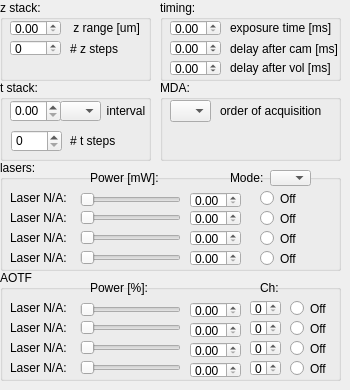
    <widget class="QWidget" name="generalPara">
     <attribute name="title">
      <string>general</string>
     </attribute>
     <widget class="QGroupBox" name="gb_zStack">
      <property name="geometry">
       <rect>
        <x>0</x>
        <y>0</y>
        <width>151</width>
        <height>81</height>
       </rect>
      </property>
      <property name="title">
       <string>z stack:</string>
      </property>
      <widget class="QLabel" name="la_zSteps">
       <property name="geometry">
        <rect>
         <x>70</x>
         <y>41</y>
         <width>71</width>
         <height>16</height>
        </rect>
       </property>
       <property name="text">
        <string># z steps</string>
       </property>
      </widget>
      <widget class="QLabel" name="la_zRange">
       <property name="geometry">
        <rect>
         <x>70</x>
         <y>20</y>
         <width>71</width>
         <height>16</height>
        </rect>
       </property>
       <property name="text">
        <string> z range [um]</string>
       </property>
      </widget>
      <widget class="QDoubleSpinBox" name="dsb_zRange">
       <property name="geometry">
        <rect>
         <x>10</x>
         <y>20</y>
         <width>51</width>
         <height>16</height>
        </rect>
       </property>
       <property name="keyboardTracking">
        <bool>false</bool>
       </property>
       <property name="maximum">
        <double>5000.000000000000000</double>
       </property>
       <property name="singleStep">
        <double>0.100000000000000</double>
       </property>
      </widget>
      <widget class="QSpinBox" name="sb_zSteps">
       <property name="geometry">
        <rect>
         <x>10</x>
         <y>40</y>
         <width>51</width>
         <height>16</height>
        </rect>
       </property>
       <property name="keyboardTracking">
        <bool>false</bool>
       </property>
       <property name="maximum">
        <number>5000</number>
       </property>
      </widget>
     </widget>
     <widget class="QGroupBox" name="gb_timing">
      <property name="geometry">
       <rect>
        <x>160</x>
        <y>0</y>
        <width>181</width>
        <height>81</height>
       </rect>
      </property>
      <property name="title">
       <string>timing:</string>
      </property>
      <widget class="QLabel" name="la_extDelay">
       <property name="geometry">
        <rect>
         <x>70</x>
         <y>41</y>
         <width>111</width>
         <height>16</height>
        </rect>
       </property>
       <property name="text">
        <string>delay after cam [ms]</string>
       </property>
      </widget>
      <widget class="QLabel" name="la_expTime">
       <property name="geometry">
        <rect>
         <x>70</x>
         <y>20</y>
         <width>101</width>
         <height>16</height>
        </rect>
       </property>
       <property name="text">
        <string>exposure time [ms]</string>
       </property>
      </widget>
      <widget class="QDoubleSpinBox" name="dsb_expTime">
       <property name="geometry">
        <rect>
         <x>10</x>
         <y>20</y>
         <width>51</width>
         <height>16</height>
        </rect>
       </property>
       <property name="keyboardTracking">
        <bool>false</bool>
       </property>
       <property name="maximum">
        <double>5000.000000000000000</double>
       </property>
       <property name="singleStep">
        <double>0.100000000000000</double>
       </property>
       <property name="value">
        <double>0.000000000000000</double>
       </property>
      </widget>
      <widget class="QDoubleSpinBox" name="dsb_extDelay">
       <property name="geometry">
        <rect>
         <x>10</x>
         <y>40</y>
         <width>51</width>
         <height>16</height>
        </rect>
       </property>
       <property name="keyboardTracking">
        <bool>false</bool>
       </property>
       <property name="minimum">
        <double>-5000.000000000000000</double>
       </property>
       <property name="maximum">
        <double>5000.000000000000000</double>
       </property>
       <property name="singleStep">
        <double>0.100000000000000</double>
       </property>
       <property name="value">
        <double>0.000000000000000</double>
       </property>
      </widget>
      <widget class="QLabel" name="la_delay">
       <property name="geometry">
        <rect>
         <x>70</x>
         <y>60</y>
         <width>101</width>
         <height>16</height>
        </rect>
       </property>
       <property name="text">
        <string>delay after vol [ms]</string>
       </property>
      </widget>
      <widget class="QDoubleSpinBox" name="dsb_del">
       <property name="geometry">
        <rect>
         <x>10</x>
         <y>60</y>
         <width>51</width>
         <height>16</height>
        </rect>
       </property>
       <property name="keyboardTracking">
        <bool>false</bool>
       </property>
       <property name="minimum">
        <double>-5000.000000000000000</double>
       </property>
       <property name="maximum">
        <double>5000.000000000000000</double>
       </property>
       <property name="singleStep">
        <double>0.100000000000000</double>
       </property>
       <property name="value">
        <double>0.000000000000000</double>
       </property>
      </widget>
     </widget>
     <widget class="QGroupBox" name="gb_lasers">
      <property name="geometry">
       <rect>
        <x>0</x>
        <y>160</y>
        <width>341</width>
        <height>111</height>
       </rect>
      </property>
      <property name="title">
       <string>lasers:</string>
      </property>
      <widget class="QLabel" name="la_laser1">
       <property name="geometry">
        <rect>
         <x>10</x>
         <y>30</y>
         <width>71</width>
         <height>16</height>
        </rect>
       </property>
       <property name="text">
        <string>Laser N/A:</string>
       </property>
      </widget>
      <widget class="QDoubleSpinBox" name="sb_laserPow1">
       <property name="geometry">
        <rect>
         <x>190</x>
         <y>32</y>
         <width>51</width>
         <height>16</height>
        </rect>
       </property>
       <property name="keyboardTracking">
        <bool>false</bool>
       </property>
      </widget>
      <widget class="QSlider" name="hs_laser1">
       <property name="geometry">
        <rect>
         <x>80</x>
         <y>32</y>
         <width>101</width>
         <height>16</height>
        </rect>
       </property>
       <property name="singleStep">
        <number>1</number>
       </property>
       <property name="orientation">
        <enum>Qt::Horizontal</enum>
       </property>
      </widget>
      <widget class="QLabel" name="la_laser2">
       <property name="geometry">
        <rect>
         <x>10</x>
         <y>50</y>
         <width>71</width>
         <height>16</height>
        </rect>
       </property>
       <property name="text">
        <string>Laser N/A:</string>
       </property>
      </widget>
      <widget class="QLabel" name="la_laser3">
       <property name="geometry">
        <rect>
         <x>10</x>
         <y>70</y>
         <width>71</width>
         <height>16</height>
        </rect>
       </property>
       <property name="text">
        <string>Laser N/A:</string>
       </property>
      </widget>
      <widget class="QLabel" name="la_laser4">
       <property name="geometry">
        <rect>
         <x>10</x>
         <y>90</y>
         <width>71</width>
         <height>16</height>
        </rect>
       </property>
       <property name="text">
        <string>Laser N/A:</string>
       </property>
      </widget>
      <widget class="QRadioButton" name="rb_laser1">
       <property name="enabled">
        <bool>true</bool>
       </property>
       <property name="geometry">
        <rect>
         <x>260</x>
         <y>30</y>
         <width>41</width>
         <height>17</height>
        </rect>
       </property>
       <property name="font">
        <font>
         <strikeout>false</strikeout>
        </font>
       </property>
       <property name="text">
        <string>Off</string>
       </property>
       <property name="autoExclusive">
        <bool>false</bool>
       </property>
      </widget>
      <widget class="QLabel" name="la_power">
       <property name="geometry">
        <rect>
         <x>90</x>
         <y>10</y>
         <width>71</width>
         <height>16</height>
        </rect>
       </property>
       <property name="text">
        <string>Power [mW]:</string>
       </property>
      </widget>
      <widget class="QLabel" name="la_mode">
       <property name="geometry">
        <rect>
         <x>230</x>
         <y>10</y>
         <width>41</width>
         <height>16</height>
        </rect>
       </property>
       <property name="text">
        <string>Mode:</string>
       </property>
      </widget>
      <widget class="QComboBox" name="cb_mode_laser">
       <property name="geometry">
        <rect>
         <x>270</x>
         <y>10</y>
         <width>41</width>
         <height>16</height>
        </rect>
       </property>
      </widget>
      <widget class="QSlider" name="hs_laser2">
       <property name="geometry">
        <rect>
         <x>80</x>
         <y>50</y>
         <width>101</width>
         <height>16</height>
        </rect>
       </property>
       <property name="orientation">
        <enum>Qt::Horizontal</enum>
       </property>
      </widget>
      <widget class="QSlider" name="hs_laser3">
       <property name="geometry">
        <rect>
         <x>80</x>
         <y>70</y>
         <width>101</width>
         <height>16</height>
        </rect>
       </property>
       <property name="orientation">
        <enum>Qt::Horizontal</enum>
       </property>
      </widget>
      <widget class="QSlider" name="hs_laser4">
       <property name="geometry">
        <rect>
         <x>80</x>
         <y>90</y>
         <width>101</width>
         <height>16</height>
        </rect>
       </property>
       <property name="orientation">
        <enum>Qt::Horizontal</enum>
       </property>
      </widget>
      <widget class="QDoubleSpinBox" name="sb_laserPow2">
       <property name="geometry">
        <rect>
         <x>190</x>
         <y>50</y>
         <width>51</width>
         <height>16</height>
        </rect>
       </property>
       <property name="keyboardTracking">
        <bool>false</bool>
       </property>
      </widget>
      <widget class="QDoubleSpinBox" name="sb_laserPow3">
       <property name="geometry">
        <rect>
         <x>190</x>
         <y>70</y>
         <width>51</width>
         <height>16</height>
        </rect>
       </property>
       <property name="keyboardTracking">
        <bool>false</bool>
       </property>
      </widget>
      <widget class="QDoubleSpinBox" name="sb_laserPow4">
       <property name="geometry">
        <rect>
         <x>190</x>
         <y>90</y>
         <width>51</width>
         <height>16</height>
        </rect>
       </property>
       <property name="keyboardTracking">
        <bool>false</bool>
       </property>
      </widget>
      <widget class="QRadioButton" name="rb_laser2">
       <property name="geometry">
        <rect>
         <x>260</x>
         <y>50</y>
         <width>41</width>
         <height>17</height>
        </rect>
       </property>
       <property name="text">
        <string>Off</string>
       </property>
       <property name="autoExclusive">
        <bool>false</bool>
       </property>
      </widget>
      <widget class="QRadioButton" name="rb_laser3">
       <property name="geometry">
        <rect>
         <x>260</x>
         <y>70</y>
         <width>41</width>
         <height>17</height>
        </rect>
       </property>
       <property name="text">
        <string>Off</string>
       </property>
       <property name="autoExclusive">
        <bool>false</bool>
       </property>
      </widget>
      <widget class="QRadioButton" name="rb_laser4">
       <property name="geometry">
        <rect>
         <x>260</x>
         <y>90</y>
         <width>41</width>
         <height>17</height>
        </rect>
       </property>
       <property name="text">
        <string>Off</string>
       </property>
       <property name="autoExclusive">
        <bool>false</bool>
       </property>
      </widget>
     </widget>
     <widget class="QGroupBox" name="gb_aotf">
      <property name="geometry">
       <rect>
        <x>0</x>
        <y>270</y>
        <width>341</width>
        <height>111</height>
       </rect>
      </property>
      <property name="title">
       <string>AOTF</string>
      </property>
      <widget class="QLabel" name="la_laserAOTF1">
       <property name="geometry">
        <rect>
         <x>10</x>
         <y>30</y>
         <width>71</width>
         <height>16</height>
        </rect>
       </property>
       <property name="text">
        <string>Laser N/A:</string>
       </property>
      </widget>
      <widget class="QDoubleSpinBox" name="sb_AOTF1">
       <property name="geometry">
        <rect>
         <x>190</x>
         <y>32</y>
         <width>51</width>
         <height>16</height>
        </rect>
       </property>
       <property name="keyboardTracking">
        <bool>false</bool>
       </property>
       <property name="maximum">
        <double>100.000000000000000</double>
       </property>
      </widget>
      <widget class="QSlider" name="hs_AOTF1">
       <property name="geometry">
        <rect>
         <x>80</x>
         <y>32</y>
         <width>101</width>
         <height>16</height>
        </rect>
       </property>
       <property name="maximum">
        <number>10000</number>
       </property>
       <property name="orientation">
        <enum>Qt::Horizontal</enum>
       </property>
      </widget>
      <widget class="QLabel" name="la_laserAOTF2">
       <property name="geometry">
        <rect>
         <x>10</x>
         <y>50</y>
         <width>71</width>
         <height>16</height>
        </rect>
       </property>
       <property name="text">
        <string>Laser N/A:</string>
       </property>
      </widget>
      <widget class="QLabel" name="la_laserAOTF3">
       <property name="geometry">
        <rect>
         <x>10</x>
         <y>70</y>
         <width>71</width>
         <height>16</height>
        </rect>
       </property>
       <property name="text">
        <string>Laser N/A:</string>
       </property>
      </widget>
      <widget class="QLabel" name="la_laserAOTF4">
       <property name="geometry">
        <rect>
         <x>10</x>
         <y>90</y>
         <width>71</width>
         <height>16</height>
        </rect>
       </property>
       <property name="text">
        <string>Laser N/A:</string>
       </property>
      </widget>
      <widget class="QRadioButton" name="rb_AOTF1">
       <property name="geometry">
        <rect>
         <x>290</x>
         <y>30</y>
         <width>41</width>
         <height>17</height>
        </rect>
       </property>
       <property name="text">
        <string>Off</string>
       </property>
      </widget>
      <widget class="QLabel" name="la_AOTFpow">
       <property name="geometry">
        <rect>
         <x>90</x>
         <y>10</y>
         <width>71</width>
         <height>16</height>
        </rect>
       </property>
       <property name="text">
        <string>Power [%]:</string>
       </property>
      </widget>
      <widget class="QLabel" name="la_AOTFch">
       <property name="geometry">
        <rect>
         <x>260</x>
         <y>10</y>
         <width>41</width>
         <height>16</height>
        </rect>
       </property>
       <property name="text">
        <string>Ch:</string>
       </property>
      </widget>
      <widget class="QSpinBox" name="sb_AOTF_Ch1">
       <property name="geometry">
        <rect>
         <x>250</x>
         <y>30</y>
         <width>31</width>
         <height>16</height>
        </rect>
       </property>
       <property name="keyboardTracking">
        <bool>false</bool>
       </property>
       <property name="maximum">
        <number>5000</number>
       </property>
      </widget>
      <widget class="QSlider" name="hs_AOTF2">
       <property name="geometry">
        <rect>
         <x>80</x>
         <y>50</y>
         <width>101</width>
         <height>16</height>
        </rect>
       </property>
       <property name="maximum">
        <number>10000</number>
       </property>
       <property name="orientation">
        <enum>Qt::Horizontal</enum>
       </property>
      </widget>
      <widget class="QSlider" name="hs_AOTF3">
       <property name="geometry">
        <rect>
         <x>80</x>
         <y>70</y>
         <width>101</width>
         <height>16</height>
        </rect>
       </property>
       <property name="maximum">
        <number>10000</number>
       </property>
       <property name="orientation">
        <enum>Qt::Horizontal</enum>
       </property>
      </widget>
      <widget class="QSlider" name="hs_AOTF4">
       <property name="geometry">
        <rect>
         <x>80</x>
         <y>90</y>
         <width>101</width>
         <height>16</height>
        </rect>
       </property>
       <property name="maximum">
        <number>10000</number>
       </property>
       <property name="orientation">
        <enum>Qt::Horizontal</enum>
       </property>
      </widget>
      <widget class="QRadioButton" name="rb_AOTF2">
       <property name="geometry">
        <rect>
         <x>290</x>
         <y>50</y>
         <width>41</width>
         <height>17</height>
        </rect>
       </property>
       <property name="text">
        <string>Off</string>
       </property>
       <property name="autoExclusive">
        <bool>false</bool>
       </property>
      </widget>
      <widget class="QDoubleSpinBox" name="sb_AOTF2">
       <property name="geometry">
        <rect>
         <x>190</x>
         <y>52</y>
         <width>51</width>
         <height>16</height>
        </rect>
       </property>
       <property name="keyboardTracking">
        <bool>false</bool>
       </property>
       <property name="maximum">
        <double>100.000000000000000</double>
       </property>
      </widget>
      <widget class="QSpinBox" name="sb_AOTF_Ch2">
       <property name="geometry">
        <rect>
         <x>250</x>
         <y>50</y>
         <width>31</width>
         <height>16</height>
        </rect>
       </property>
       <property name="keyboardTracking">
        <bool>false</bool>
       </property>
       <property name="maximum">
        <number>5000</number>
       </property>
      </widget>
      <widget class="QRadioButton" name="rb_AOTF3">
       <property name="geometry">
        <rect>
         <x>290</x>
         <y>70</y>
         <width>41</width>
         <height>17</height>
        </rect>
       </property>
       <property name="text">
        <string>Off</string>
       </property>
       <property name="autoExclusive">
        <bool>false</bool>
       </property>
      </widget>
      <widget class="QDoubleSpinBox" name="sb_AOTF3">
       <property name="geometry">
        <rect>
         <x>190</x>
         <y>72</y>
         <width>51</width>
         <height>16</height>
        </rect>
       </property>
       <property name="keyboardTracking">
        <bool>false</bool>
       </property>
       <property name="maximum">
        <double>100.000000000000000</double>
       </property>
      </widget>
      <widget class="QSpinBox" name="sb_AOTF_Ch3">
       <property name="geometry">
        <rect>
         <x>250</x>
         <y>70</y>
         <width>31</width>
         <height>16</height>
        </rect>
       </property>
       <property name="keyboardTracking">
        <bool>false</bool>
       </property>
       <property name="maximum">
        <number>5000</number>
       </property>
      </widget>
      <widget class="QRadioButton" name="rb_AOTF4">
       <property name="geometry">
        <rect>
         <x>290</x>
         <y>90</y>
         <width>41</width>
         <height>17</height>
        </rect>
       </property>
       <property name="text">
        <string>Off</string>
       </property>
       <property name="autoExclusive">
        <bool>false</bool>
       </property>
      </widget>
      <widget class="QSpinBox" name="sb_AOTF_Ch4">
       <property name="geometry">
        <rect>
         <x>250</x>
         <y>90</y>
         <width>31</width>
         <height>16</height>
        </rect>
       </property>
       <property name="keyboardTracking">
        <bool>false</bool>
       </property>
       <property name="maximum">
        <number>5000</number>
       </property>
      </widget>
      <widget class="QDoubleSpinBox" name="sb_AOTF4">
       <property name="geometry">
        <rect>
         <x>190</x>
         <y>92</y>
         <width>51</width>
         <height>16</height>
        </rect>
       </property>
       <property name="keyboardTracking">
        <bool>false</bool>
       </property>
       <property name="maximum">
        <double>100.000000000000000</double>
       </property>
      </widget>
     </widget>
     <widget class="QGroupBox" name="gb_tStack">
      <property name="geometry">
       <rect>
        <x>0</x>
        <y>80</y>
        <width>151</width>
        <height>81</height>
       </rect>
      </property>
      <property name="title">
       <string>t stack:</string>
      </property>
      <widget class="QLabel" name="la_tSteps">
       <property name="geometry">
        <rect>
         <x>70</x>
         <y>50</y>
         <width>71</width>
         <height>21</height>
        </rect>
       </property>
       <property name="text">
        <string># t steps</string>
       </property>
      </widget>
      <widget class="QDoubleSpinBox" name="dsb_tInterval">
       <property name="geometry">
        <rect>
         <x>10</x>
         <y>20</y>
         <width>51</width>
         <height>22</height>
        </rect>
       </property>
       <property name="keyboardTracking">
        <bool>false</bool>
       </property>
       <property name="maximum">
        <double>5000.000000000000000</double>
       </property>
       <property name="singleStep">
        <double>0.100000000000000</double>
       </property>
      </widget>
      <widget class="QSpinBox" name="sb_tSteps">
       <property name="geometry">
        <rect>
         <x>11</x>
         <y>50</y>
         <width>51</width>
         <height>22</height>
        </rect>
       </property>
       <property name="keyboardTracking">
        <bool>false</bool>
       </property>
       <property name="maximum">
        <number>5000</number>
       </property>
      </widget>
      <widget class="QComboBox" name="cBox_tInterval">
       <property name="geometry">
        <rect>
         <x>60</x>
         <y>21</y>
         <width>41</width>
         <height>20</height>
        </rect>
       </property>
       <property name="layoutDirection">
        <enum>Qt::LeftToRight</enum>
       </property>
       <property name="currentIndex">
        <number>-1</number>
       </property>
      </widget>
      <widget class="QLabel" name="la_tInterval">
       <property name="geometry">
        <rect>
         <x>100</x>
         <y>20</y>
         <width>51</width>
         <height>21</height>
        </rect>
       </property>
       <property name="text">
        <string>  interval</string>
       </property>
      </widget>
     </widget>
     <widget class="QGroupBox" name="gb_tStack_2">
      <property name="geometry">
       <rect>
        <x>160</x>
        <y>80</y>
        <width>181</width>
        <height>81</height>
       </rect>
      </property>
      <property name="title">
       <string>MDA:</string>
      </property>
      <widget class="QComboBox" name="cBox_mdaOrder">
       <property name="geometry">
        <rect>
         <x>10</x>
         <y>20</y>
         <width>41</width>
         <height>22</height>
        </rect>
       </property>
       <property name="layoutDirection">
        <enum>Qt::LeftToRight</enum>
       </property>
       <property name="currentIndex">
        <number>-1</number>
       </property>
      </widget>
      <widget class="QLabel" name="la_mdaOrder">
       <property name="geometry">
        <rect>
         <x>60</x>
         <y>20</y>
         <width>101</width>
         <height>21</height>
        </rect>
       </property>
       <property name="text">
        <string>order of acquisition</string>
       </property>
      </widget>
     </widget>
    </widget>
